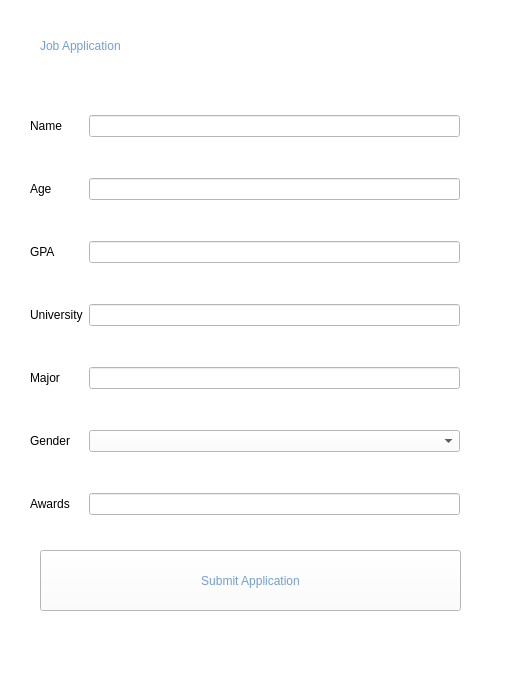
<?xml version="1.0" encoding="UTF-8"?>
<ui version="4.0">
 <class>candidateWidget</class>
 <widget class="QWidget" name="candidateWidget">
  <property name="geometry">
   <rect>
    <x>0</x>
    <y>0</y>
    <width>510</width>
    <height>679</height>
   </rect>
  </property>
  <property name="windowTitle">
   <string>candidateForm</string>
  </property>
  <property name="styleSheet">
   <string notr="true">background-color: rgb(255, 255, 255);</string>
  </property>
  <widget class="QLabel" name="label">
   <property name="geometry">
    <rect>
     <x>40</x>
     <y>20</y>
     <width>211</width>
     <height>51</height>
    </rect>
   </property>
   <property name="styleSheet">
    <string notr="true">color: rgb(114, 159, 207);
font: 20pt &quot;Ubuntu&quot;;</string>
   </property>
   <property name="text">
    <string>Job Application</string>
   </property>
  </widget>
  <widget class="QWidget" name="gridLayoutWidget">
   <property name="geometry">
    <rect>
     <x>30</x>
     <y>80</y>
     <width>430</width>
     <height>471</height>
    </rect>
   </property>
   <layout class="QGridLayout" name="gridLayout_2">
    <item row="1" column="1">
     <widget class="QLineEdit" name="lineEditAge"/>
    </item>
    <item row="0" column="1">
     <widget class="QLineEdit" name="lineEditName"/>
    </item>
    <item row="2" column="1">
     <widget class="QLineEdit" name="lineEditGPA"/>
    </item>
    <item row="1" column="0">
     <widget class="QLabel" name="labelAge">
      <property name="styleSheet">
       <string notr="true">font: 15pt &quot;Ubuntu&quot;;</string>
      </property>
      <property name="text">
       <string>Age</string>
      </property>
     </widget>
    </item>
    <item row="6" column="1">
     <widget class="QLineEdit" name="lineEditAwards"/>
    </item>
    <item row="4" column="0">
     <widget class="QLabel" name="labelMajor">
      <property name="styleSheet">
       <string notr="true">font: 15pt &quot;Ubuntu&quot;;</string>
      </property>
      <property name="text">
       <string>Major</string>
      </property>
     </widget>
    </item>
    <item row="0" column="0">
     <widget class="QLabel" name="labelName">
      <property name="styleSheet">
       <string notr="true">font: 15pt &quot;Ubuntu&quot;;</string>
      </property>
      <property name="text">
       <string>Name</string>
      </property>
     </widget>
    </item>
    <item row="4" column="1">
     <widget class="QLineEdit" name="lineEditMajor"/>
    </item>
    <item row="5" column="0">
     <widget class="QLabel" name="labelGender">
      <property name="styleSheet">
       <string notr="true">font: 15pt &quot;Ubuntu&quot;;</string>
      </property>
      <property name="text">
       <string>Gender</string>
      </property>
     </widget>
    </item>
    <item row="3" column="0">
     <widget class="QLabel" name="labelUni">
      <property name="styleSheet">
       <string notr="true">font: 15pt &quot;Ubuntu&quot;;</string>
      </property>
      <property name="text">
       <string>University</string>
      </property>
     </widget>
    </item>
    <item row="6" column="0">
     <widget class="QLabel" name="labelAwards">
      <property name="styleSheet">
       <string notr="true">font: 15pt &quot;Ubuntu&quot;;</string>
      </property>
      <property name="text">
       <string>Awards</string>
      </property>
     </widget>
    </item>
    <item row="3" column="1">
     <widget class="QLineEdit" name="lineEditUni"/>
    </item>
    <item row="2" column="0">
     <widget class="QLabel" name="labelGPA">
      <property name="styleSheet">
       <string notr="true">font: 15pt &quot;Ubuntu&quot;;</string>
      </property>
      <property name="text">
       <string>GPA</string>
      </property>
     </widget>
    </item>
    <item row="5" column="1">
     <widget class="QComboBox" name="comboBoxGender">
      <property name="enabled">
       <bool>true</bool>
      </property>
      <property name="autoFillBackground">
       <bool>false</bool>
      </property>
      <property name="currentIndex">
       <number>-1</number>
      </property>
     </widget>
    </item>
   </layout>
  </widget>
  <widget class="QPushButton" name="submitButton">
   <property name="geometry">
    <rect>
     <x>40</x>
     <y>550</y>
     <width>421</width>
     <height>61</height>
    </rect>
   </property>
   <property name="cursor">
    <cursorShape>PointingHandCursor</cursorShape>
   </property>
   <property name="styleSheet">
    <string notr="true">color: rgb(114, 159, 207);
font: 24pt &quot;Ubuntu&quot;;</string>
   </property>
   <property name="text">
    <string>Submit Application</string>
   </property>
  </widget>
 </widget>
 <resources/>
 <connections/>
</ui>
